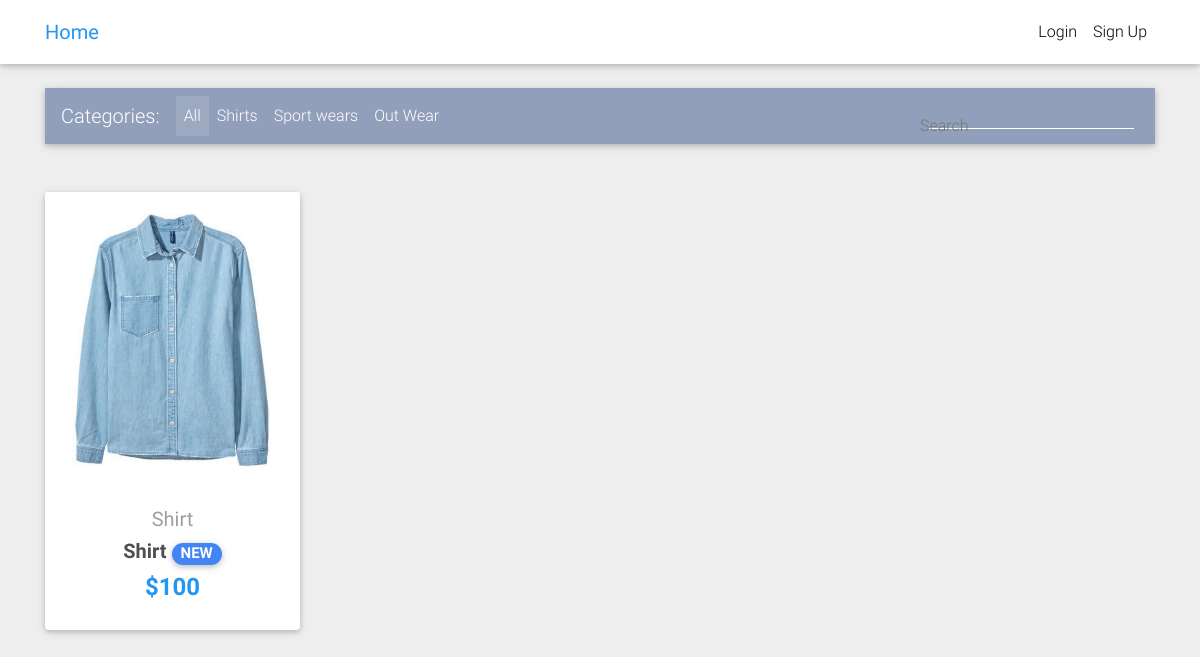
The app's page /, older data.
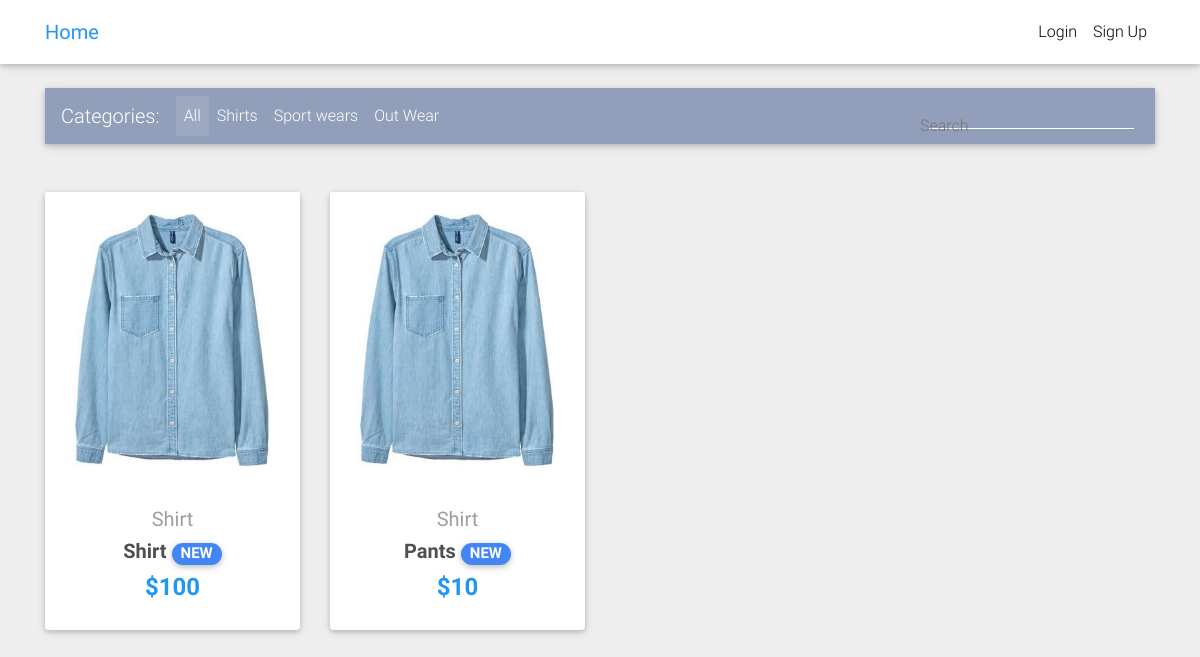
The same page, newer data.
### core/models.py (models this page shows, shortened)
class Items(models.Model):
    title = models.CharField(max_length=100)
    img = models.ImageField(upload_to='items_img/')
    categories= models.CharField(choices=CATEGORIES_CHOICES,max_length=2)
    label= models.CharField(choices=LABEL_CHOICES,max_length=1,blank=True,null=True)
    price = models.IntegerField()
    discount_price = models.IntegerField(null=True,blank=True)
    description = models.CharField(max_length=1000,null=True,blank=True)
    slug = models.SlugField()
    def get_abs_url(self):
        return reverse("core:product",kwargs={
            'slug':self.slug
        })

### core/views.py (the view)
# urls.py: path('',HomeView.as_view(),name='home'),
class  HomeView(ListView):
    paginate_by = 4
    template_name = "home-page.html"
    model = Items
    def get_context_data(self,*args,**kwargs):
        context = super().get_context_data(**kwargs)
        context['filter'] = ItemsFilter(self.request.GET,queryset=self.get_queryset())
        return context

### templates/home-page.html (shortened to what this page needs)
{% extends '_base.html' %}
{% block contents%}
  <main>
    <div class="container">
      <nav class="navbar navbar-expand-lg navbar-dark mdb-color lighten-3 mt-3 mb-5">
        <span class="navbar-brand">Categories:</span>
        <div class="collapse navbar-collapse" id="basicExampleNav">
          <ul class="navbar-nav mr-auto">
            <li class="nav-item active">
              <a class="nav-link" href="#">All
              </a>
            </li>
            <li class="nav-item">
              <a class="nav-link" href="#">Shirts</a>
            </li>
            <li class="nav-item">
              <a class="nav-link" href="#">Sport wears</a>
            </li>
            <li class="nav-item">
              <a class="nav-link" href=""> Out Wear</a>
            </li>
          </ul>
          <form class="form-inline" method="GET">
            <div class="md-form my-0">
              <form action="" method="post">
                {{filter.form.title}}
                <label for="">Search</label>
              </form>
            </div>
          </form>
        </div>
      </nav>
      <section class="text-center mb-4">
        <div class="row wow fadeIn">
        {% for item in filter.qs %}
          <div class="col-lg-3 col-md-6 mb-4">
            <div class="card">
              <div class="view overlay">
                <img src="{{ item.img.url }}" class="card-img-top"
                  alt="">
              </div>
              <div class="card-body text-center">
                <a href="" class="grey-text">
                  <h5>{{ item.get_categories_display }}</h5>
                </a>
                <h5>
                  <strong>
                    <a href="{{ item.get_abs_url }}" class="dark-grey-text">{{ item.title }}
                      <span class="badge badge-pill {{item.get_label_display}}-color">NEW</span>
                    </a>
                  </strong>
                </h5>
                <h4 class="font-weight-bold blue-text">
                  {% if item.discount_price %}
                    <strong>${{ item.discount_price }}</strong>
                  {% else %}
                    <strong>${{ item.price }}</strong>
                  {% endif %}
                </h4>
              </div>
            </div>
          </div>
        {% endfor %}
        </div>
      </section>
    </div>
  </main>
{% endblock %}

### templates/_base.html (shortened to what this page needs)
<!DOCTYPE html>
<html lang="en">
{% load static %}
{% load cart_template_tags %}
<head>
  <link rel="stylesheet" href="https://use.fontawesome.com/releases/v5.11.2/css/all.css">
  <link href="{% static 'css/bootstrap.min.css' %}" rel="stylesheet">
  <link href="{% static 'css/mdb.min.css' %}" rel="stylesheet">
  <link href="{% static 'css/style.min.css' %}" rel="stylesheet">
  <link href="{% static 'css/comments/comments.css' %}" rel="stylesheet">
</head>
<body>
  <div class="mt-5 pt-4">
  </div>
  <nav class="navbar fixed-top navbar-expand-lg navbar-light white scrolling-navbar">
    <div class="container">
      <a class="navbar-brand waves-effect" href="{% url 'core:home' %}">
        <strong class="blue-text">Home</strong>
      </a>
      <div class="collapse navbar-collapse" id="navbarSupportedContent">
        <ul class="navbar-nav nav-flex-icons">
          {% if request.user.is_authenticated %}
          <li class="nav-item">
            <span>{{ request.user.username }}</span>
          </li>
          <li class="nav-item">
            <a href="{% url 'core:CheckOutView' %}" class="nav-link waves-effect">
              <span class="badge red z-depth-1 mr-1"> {{request.user|cart_item_count}} </span>
              <i class="fas fa-shopping-cart"></i>
              <span class="clearfix d-none d-sm-inline-block"> Cart </span>
            </a>
          </li>
          <li class="nav-item">
            <a class="nav-link waves-effect" href="{% url 'account_logout' %}">
              <span class="clearfix d-none d-sm-inline-block"> Logout </span>
            </a>
          </li>
          {% else %}
          <li class="nav-item">
            <a class="nav-link waves-effect" href="{% url 'account_login' %}">
              <span class="clearfix d-none d-sm-inline-block"> Login </span>
            </a>
          </li>
          <li class="nav-item">
            <a class="nav-link waves-effect" href="{% url 'account_signup' %}">
              <span class="clearfix d-none d-sm-inline-block"> Sign Up </span>
            </a>
          </li>
          {% endif %}
        </ul>
      </div>
    </div>
  </nav>
  {% block contents%}
  {% endblock%}
</body>
</html>

### core/static/css/comments/comments.css (style rules this page uses)
body { margin-top:20px; background:#eee; }

### templates/_base.html (style rules this page uses)
html, body, header, .carousel { height: 60vh; }

Row changes from the older to the newer data that the page shows:
added Items: img (picture), categories "Shirt", title "Pants", discount_price "10"
